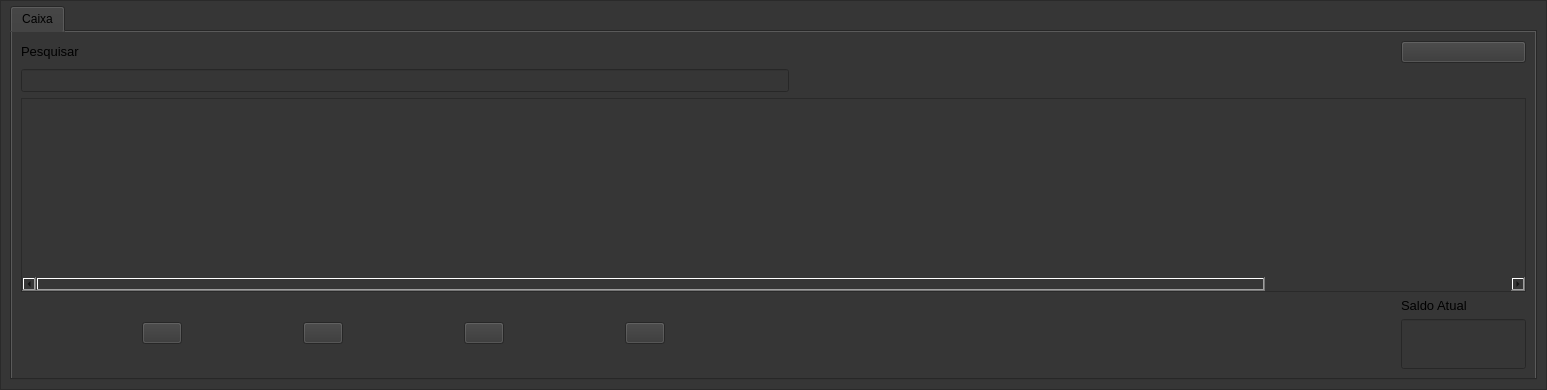
        <widget class="QWidget" name="caixa">
         <layout class="QHBoxLayout" name="horizontalLayout_23">
          <property name="leftMargin">
           <number>0</number>
          </property>
          <property name="topMargin">
           <number>0</number>
          </property>
          <property name="rightMargin">
           <number>0</number>
          </property>
          <property name="bottomMargin">
           <number>0</number>
          </property>
          <item>
           <widget class="QFrame" name="frame_11">
            <property name="sizePolicy">
             <sizepolicy hsizetype="Preferred" vsizetype="MinimumExpanding">
              <horstretch>0</horstretch>
              <verstretch>0</verstretch>
             </sizepolicy>
            </property>
            <property name="maximumSize">
             <size>
              <width>1920</width>
              <height>1080</height>
             </size>
            </property>
            <property name="styleSheet">
             <string notr="true">background-color: rgb(54, 54, 54);</string>
            </property>
            <property name="frameShape">
             <enum>QFrame::StyledPanel</enum>
            </property>
            <property name="frameShadow">
             <enum>QFrame::Raised</enum>
            </property>
            <layout class="QVBoxLayout" name="verticalLayout_11">
             <property name="topMargin">
              <number>5</number>
             </property>
             <item>
              <widget class="QTabWidget" name="tabWidget">
               <property name="minimumSize">
                <size>
                 <width>1357</width>
                 <height>0</height>
                </size>
               </property>
               <property name="font">
                <font>
                 <pointsize>9</pointsize>
                </font>
               </property>
               <property name="styleSheet">
                <string notr="true">background-color: rgb(54, 54, 54);</string>
               </property>
               <property name="currentIndex">
                <number>0</number>
               </property>
               <widget class="QWidget" name="tab">
                <attribute name="title">
                 <string>Caixa</string>
                </attribute>
                <layout class="QGridLayout" name="gridLayout">
                 <item row="4" column="3">
                  <widget class="QLineEdit" name="saldo">
                   <property name="sizePolicy">
                    <sizepolicy hsizetype="MinimumExpanding" vsizetype="Preferred">
                     <horstretch>0</horstretch>
                     <verstretch>0</verstretch>
                    </sizepolicy>
                   </property>
                   <property name="minimumSize">
                    <size>
                     <width>0</width>
                     <height>50</height>
                    </size>
                   </property>
                   <property name="font">
                    <font>
                     <pointsize>10</pointsize>
                    </font>
                   </property>
                   <property name="readOnly">
                    <bool>true</bool>
                   </property>
                  </widget>
                 </item>
                 <item row="1" column="0" colspan="2">
                  <widget class="QLineEdit" name="search_cashier">
                   <property name="sizePolicy">
                    <sizepolicy hsizetype="MinimumExpanding" vsizetype="Preferred">
                     <horstretch>0</horstretch>
                     <verstretch>0</verstretch>
                    </sizepolicy>
                   </property>
                   <property name="font">
                    <font>
                     <pointsize>10</pointsize>
                    </font>
                   </property>
                   <property name="styleSheet">
                    <string notr="true"/>
                   </property>
                  </widget>
                 </item>
                 <item row="0" column="1">
                  <spacer name="horizontalSpacer_13">
                   <property name="orientation">
                    <enum>Qt::Horizontal</enum>
                   </property>
                   <property name="sizeType">
                    <enum>QSizePolicy::Fixed</enum>
                   </property>
                   <property name="sizeHint" stdset="0">
                    <size>
                     <width>700</width>
                     <height>20</height>
                    </size>
                   </property>
                  </spacer>
                 </item>
                 <item row="4" column="2">
                  <spacer name="horizontalSpacer_14">
                   <property name="orientation">
                    <enum>Qt::Horizontal</enum>
                   </property>
                   <property name="sizeType">
                    <enum>QSizePolicy::Fixed</enum>
                   </property>
                   <property name="sizeHint" stdset="0">
                    <size>
                     <width>600</width>
                     <height>20</height>
                    </size>
                   </property>
                  </spacer>
                 </item>
                 <item row="0" column="0">
                  <widget class="QLabel" name="label_49">
                   <property name="text">
                    <string>&lt;html&gt;&lt;head/&gt;&lt;body&gt;&lt;p&gt;&lt;span style=&quot; font-size:10pt;&quot;&gt;Pesquisar &lt;/span&gt;&lt;/p&gt;&lt;/body&gt;&lt;/html&gt;</string>
                   </property>
                  </widget>
                 </item>
                 <item row="3" column="0" rowspan="2" colspan="2">
                  <layout class="QHBoxLayout" name="horizontalLayout_21">
                   <property name="spacing">
                    <number>0</number>
                   </property>
                   <item>
                    <widget class="QPushButton" name="new_cashier">
                     <property name="sizePolicy">
                      <sizepolicy hsizetype="Maximum" vsizetype="Maximum">
                       <horstretch>0</horstretch>
                       <verstretch>0</verstretch>
                      </sizepolicy>
                     </property>
                     <property name="text">
                      <string/>
                     </property>
                     <property name="icon">
                      <iconset>
                       <normaloff>:/Icons/add_cliente.png</normaloff>:/Icons/add_cliente.png</iconset>
                     </property>
                     <property name="iconSize">
                      <size>
                       <width>32</width>
                       <height>32</height>
                      </size>
                     </property>
                    </widget>
                   </item>
                   <item>
                    <widget class="QPushButton" name="edit_cashier">
                     <property name="sizePolicy">
                      <sizepolicy hsizetype="Maximum" vsizetype="Maximum">
                       <horstretch>0</horstretch>
                       <verstretch>0</verstretch>
                      </sizepolicy>
                     </property>
                     <property name="text">
                      <string/>
                     </property>
                     <property name="icon">
                      <iconset>
                       <normaloff>:/Icons/editar.png</normaloff>:/Icons/editar.png</iconset>
                     </property>
                     <property name="iconSize">
                      <size>
                       <width>32</width>
                       <height>32</height>
                      </size>
                     </property>
                    </widget>
                   </item>
                   <item>
                    <widget class="QPushButton" name="delete_cashier">
                     <property name="sizePolicy">
                      <sizepolicy hsizetype="Maximum" vsizetype="Maximum">
                       <horstretch>0</horstretch>
                       <verstretch>0</verstretch>
                      </sizepolicy>
                     </property>
                     <property name="text">
                      <string/>
                     </property>
                     <property name="icon">
                      <iconset>
                       <normaloff>:/Icons/apagar.png</normaloff>:/Icons/apagar.png</iconset>
                     </property>
                     <property name="iconSize">
                      <size>
                       <width>32</width>
                       <height>32</height>
                      </size>
                     </property>
                    </widget>
                   </item>
                   <item>
                    <widget class="QPushButton" name="print_cashier">
                     <property name="sizePolicy">
                      <sizepolicy hsizetype="Maximum" vsizetype="Maximum">
                       <horstretch>0</horstretch>
                       <verstretch>0</verstretch>
                      </sizepolicy>
                     </property>
                     <property name="text">
                      <string/>
                     </property>
                     <property name="icon">
                      <iconset>
                       <normaloff>:/Icons/imprimir.png</normaloff>:/Icons/imprimir.png</iconset>
                     </property>
                     <property name="iconSize">
                      <size>
                       <width>32</width>
                       <height>32</height>
                      </size>
                     </property>
                    </widget>
                   </item>
                  </layout>
                 </item>
                 <item row="2" column="0" colspan="4">
                  <widget class="QTableWidget" name="table_caixa">
                   <property name="sizePolicy">
                    <sizepolicy hsizetype="MinimumExpanding" vsizetype="MinimumExpanding">
                     <horstretch>0</horstretch>
                     <verstretch>0</verstretch>
                    </sizepolicy>
                   </property>
                   <property name="sizeIncrement">
                    <size>
                     <width>700</width>
                     <height>0</height>
                    </size>
                   </property>
                   <property name="font">
                    <font>
                     <pointsize>12</pointsize>
                    </font>
                   </property>
                   <property name="styleSheet">
                    <string notr="true"/>
                   </property>
                   <property name="frameShape">
                    <enum>QFrame::StyledPanel</enum>
                   </property>
                   <property name="lineWidth">
                    <number>0</number>
                   </property>
                   <property name="editTriggers">
                    <set>QAbstractItemView::NoEditTriggers</set>
                   </property>
                   <property name="tabKeyNavigation">
                    <bool>false</bool>
                   </property>
                   <property name="showGrid">
                    <bool>true</bool>
                   </property>
                   <property name="gridStyle">
                    <enum>Qt::SolidLine</enum>
                   </property>
                   <property name="sortingEnabled">
                    <bool>false</bool>
                   </property>
                   <property name="wordWrap">
                    <bool>true</bool>
                   </property>
                   <attribute name="horizontalHeaderVisible">
                    <bool>false</bool>
                   </attribute>
                   <attribute name="horizontalHeaderCascadingSectionResizes">
                    <bool>false</bool>
                   </attribute>
                   <attribute name="horizontalHeaderMinimumSectionSize">
                    <number>280</number>
                   </attribute>
                   <attribute name="horizontalHeaderDefaultSectionSize">
                    <number>280</number>
                   </attribute>
                   <attribute name="horizontalHeaderShowSortIndicator" stdset="0">
                    <bool>false</bool>
                   </attribute>
                   <attribute name="horizontalHeaderStretchLastSection">
                    <bool>true</bool>
                   </attribute>
                   <attribute name="verticalHeaderVisible">
                    <bool>false</bool>
                   </attribute>
                   <attribute name="verticalHeaderCascadingSectionResizes">
                    <bool>false</bool>
                   </attribute>
                   <attribute name="verticalHeaderMinimumSectionSize">
                    <number>18</number>
                   </attribute>
                   <attribute name="verticalHeaderDefaultSectionSize">
                    <number>23</number>
                   </attribute>
                   <attribute name="verticalHeaderHighlightSections">
                    <bool>false</bool>
                   </attribute>
                   <attribute name="verticalHeaderShowSortIndicator" stdset="0">
                    <bool>false</bool>
                   </attribute>
                   <attribute name="verticalHeaderStretchLastSection">
                    <bool>false</bool>
                   </attribute>
                   <column>
                    <property name="text">
                     <string>Codigo</string>
                    </property>
                   </column>
                   <column>
                    <property name="text">
                     <string>Data</string>
                    </property>
                   </column>
                   <column>
                    <property name="text">
                     <string>Entrada</string>
                    </property>
                   </column>
                   <column>
                    <property name="text">
                     <string>Saida</string>
                    </property>
                   </column>
                   <column>
                    <property name="text">
                     <string>forma</string>
                    </property>
                   </column>
                   <column>
                    <property name="text">
                     <string>Descrição </string>
                    </property>
                   </column>
                  </widget>
                 </item>
                 <item row="3" column="3">
                  <widget class="QLabel" name="label_52">
                   <property name="font">
                    <font>
                     <pointsize>10</pointsize>
                    </font>
                   </property>
                   <property name="text">
                    <string>&lt;html&gt;&lt;head/&gt;&lt;body&gt;&lt;p&gt;&lt;span style=&quot; font-size:10pt;&quot;&gt;Saldo Atual&lt;/span&gt;&lt;/p&gt;&lt;/body&gt;&lt;/html&gt;</string>
                   </property>
                  </widget>
                 </item>
                 <item row="0" column="3">
                  <widget class="QPushButton" name="back_8">
                   <property name="sizePolicy">
                    <sizepolicy hsizetype="Preferred" vsizetype="Maximum">
                     <horstretch>0</horstretch>
                     <verstretch>0</verstretch>
                    </sizepolicy>
                   </property>
                   <property name="text">
                    <string/>
                   </property>
                   <property name="icon">
                    <iconset>
                     <normaloff>:/Icons/back.png</normaloff>:/Icons/back.png</iconset>
                   </property>
                   <property name="iconSize">
                    <size>
                     <width>32</width>
                     <height>32</height>
                    </size>
                   </property>
                  </widget>
                 </item>
                </layout>
               </widget>
              </widget>
             </item>
            </layout>
           </widget>
          </item>
         </layout>
        </widget>
